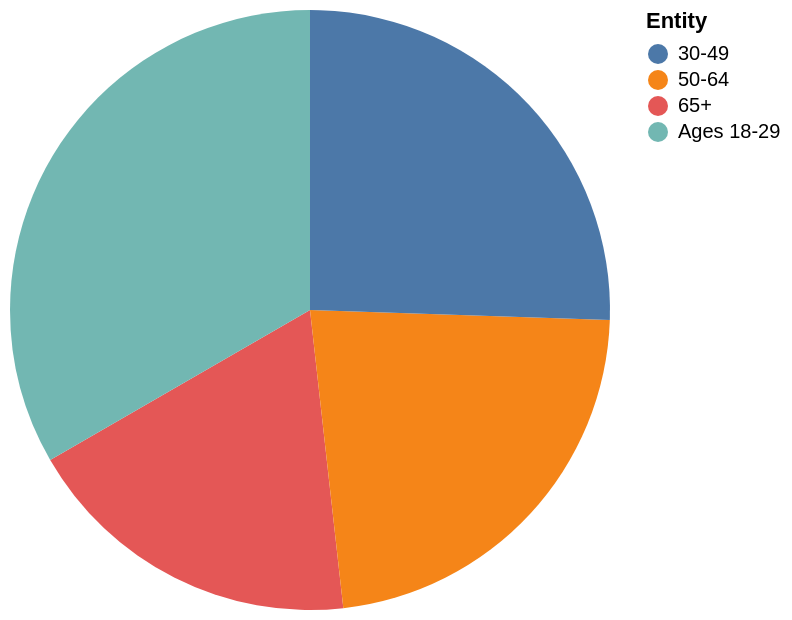

Specify this chart in Vega-Lite:
### Vega-Lite specification from a JSON file in a GitHub repository (floating-point values rounded to 4 significant figures)
{"$schema": "https://vega.github.io/schema/vega-lite/v5.json", "description": "Pie chart auto-generated from CSV", "data": {"values": [{"Entity": "65+", "China": "26", "Germany": "69"}, {"Entity": "50-64", "China": "32", "Germany": "58"}, {"Entity": "30-49", "China": "36", "Germany": "53"}, {"Entity": "Ages 18-29", "China": "47", "Germany": "42"}]}, "mark": "arc", "encoding": {"theta": {"field": "China", "type": "quantitative"}, "color": {"field": "Entity", "type": "nominal"}}}
